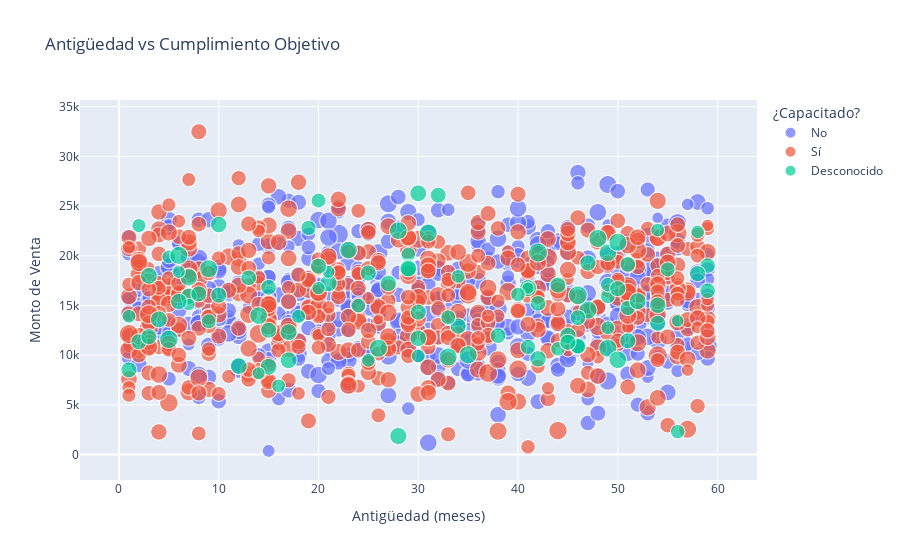

The cell this chart's notebook holds for it:
### Code cell
# Filtrar valores negativos en '% Cumplimiento Objetivo'
df_scatter_pos = df_scatter[df_scatter['% Cumplimiento Objetivo'] >= 0].copy()

fig3 = px.scatter(df_scatter_pos,
                  x='Antigüedad del Asesor (meses)',
                  y='Monto de Venta',
                  color='¿Capacitado?',
                  size='% Cumplimiento Objetivo',
                  hover_name='Asesor',
                  title='Antigüedad vs Cumplimiento Objetivo',
                  labels={
                      'Antigüedad del Asesor (meses)': 'Antigüedad (meses)',
                      '% Cumplimiento Objetivo': '% Cumplimiento Objetivo',
                      '¿Capacitado?': '¿Capacitado?'
                  },
                  size_max=20)
fig3.show()

### Figure 1 — Plotly figure (JSON) as saved in the notebook; plotly's stock layout.template omitted (floating-point values rounded to 4 significant figures; data arrays with more than 128 entries replaced by an {"elided": "..."} marker saying what was removed)
{"data": [{"hovertemplate": "<b>%{hovertext}</b><br><br>¿Capacitado?=No<br>Antigüedad (meses)=%{x}<br>Monto de Venta=%{y}<br>% Cumplimiento Objetivo=%{marker.size}<extra></extra>", "hovertext": {"elided": "522 str values"}, "legendgroup": "No", "marker": {"color": "#636efa", "size": {"elided": "522 float values"}, "sizemode": "area", "sizeref": 0.3479, "symbol": "circle"}, "mode": "markers", "name": "No", "showlegend": true, "type": "scattergl", "x": {"elided": "522 int values"}, "xaxis": "x", "y": {"elided": "522 float values"}, "yaxis": "y"}, {"hovertemplate": "<b>%{hovertext}</b><br><br>¿Capacitado?=Sí<br>Antigüedad (meses)=%{x}<br>Monto de Venta=%{y}<br>% Cumplimiento Objetivo=%{marker.size}<extra></extra>", "hovertext": {"elided": "532 str values"}, "legendgroup": "Sí", "marker": {"color": "#EF553B", "size": {"elided": "532 float values"}, "sizemode": "area", "sizeref": 0.3479, "symbol": "circle"}, "mode": "markers", "name": "Sí", "showlegend": true, "type": "scattergl", "x": {"elided": "532 int values"}, "xaxis": "x", "y": {"elided": "532 float values"}, "yaxis": "y"}, {"hovertemplate": "<b>%{hovertext}</b><br><br>¿Capacitado?=Desconocido<br>Antigüedad (meses)=%{x}<br>Monto de Venta=%{y}<br>% Cumplimiento Objetivo=%{marker.size}<extra></extra>", "hovertext": ["A19", "A7", "A23", "A23", "A15", "A46", "A32", "A14", "A33", "A12", "A35", "A8", "A27", "A20", "A27", "A42", "A1", "A8", "A32", "A10", "A37", "A4", "A34", "A34", "A24", "A15", "A24", "A42", "A30", "A43", "A38", "A10", "A8", "A20", "A29", "A4", "A7", "A7", "A35", "A39", "A14", "A15", "A12", "A40", "A46", "A5", "A16", "A2", "A24", "A24", "A39", "A20", "A12", "A31", "A13", "A27", "A28", "A15", "A5", "A2", "A27", "A20", "A25", "A37", "A2", "A4", "A25", "A16", "A23", "A16", "A31", "A23", "A12", "A34", "A20", "A25", "A37", "A40", "A45", "A31", "A13", "A24", "A37", "A19", "A38", "A17", "A45", "A26", "A47", "A15", "A22", "A15", "A14", "A41", "A47", "A20", "A25", "A10", "A44", "A10"], "legendgroup": "Desconocido", "marker": {"color": "#00cc96", "size": [108.3, 111.3, 84.92, 82.45, 100.8, 66.07, 66.31, 98.96, 72.95, 99.78, 88.72, 66.17, 88.57, 79.06, 72.61, 54.11, 114.9, 66.59, 111.1, 95.7, 108.0, 95.58, 79.19, 85.5, 96.65, 100.7, 64.56, 70.73, 114.0, 91.67, 83.77, 77.4, 91.16, 111.3, 91.61, 105.7, 114.0, 105.1, 85.45, 90.45, 66.7, 111.0, 116.5, 89.02, 108.7, 90.87, 52.82, 94.54, 101.8, 73.48, 84.56, 89.67, 60.28, 121.3, 92.12, 110.7, 102.5, 115.3, 108.8, 94.18, 91.32, 92.63, 70.58, 95.62, 93.17, 74.12, 64.27, 111.5, 123.1, 88.14, 104.1, 86.56, 84.3, 83.0, 95.4, 67.32, 73.9, 98.36, 88.67, 81.82, 98.84, 59.26, 84.27, 82.99, 56.05, 67.12, 89.85, 75.99, 59.54, 90.18, 72.84, 93.7, 75.46, 91.51, 93.29, 99.39, 114.8, 89.7, 92.01, 59.07], "sizemode": "area", "sizeref": 0.3479, "symbol": "circle"}, "mode": "markers", "name": "Desconocido", "showlegend": true, "type": "scattergl", "x": [49, 49, 13, 51, 17, 16, 25, 4, 29, 3, 32, 30, 10, 49, 24, 56, 35, 58, 26, 27, 23, 7, 9, 38, 30, 52, 49, 18, 33, 2, 59, 20, 3, 47, 1, 29, 31, 41, 59, 30, 5, 50, 5, 47, 50, 44, 41, 30, 21, 40, 15, 54, 20, 42, 34, 28, 7, 9, 14, 54, 8, 42, 2, 45, 46, 56, 34, 6, 46, 51, 28, 42, 51, 19, 10, 54, 44, 12, 25, 41, 15, 6, 46, 46, 7, 1, 15, 55, 21, 20, 49, 6, 33, 58, 29, 17, 48, 50, 45, 14], "xaxis": "x", "y": [20310.0, 10700.0, 17780.0, 14750.0, 9489.0, 6911.0, 9492.0, 13600.0, 20140.0, 17990.0, 26090.0, 9919.0, 16040.0, 15920.0, 14980.0, 13460.0, 10040.0, 22400.0, 10700.0, 17220.0, 20570.0, 15920.0, 13410.0, 11960.0, 26280.0, 15430.0, 12760.0, 13900.0, 9815.0, 11360.0, 19010.0, 25550.0, 11860.0, 14540.0, 8520.0, 18790.0, 22300.0, 16750.0, 16490.0, 14330.0, 19890.0, 21360.0, 11600.0, 19280.0, 9540.0, 17050.0, 16740.0, 11700.0, 17240.0, 16110.0, 16830.0, 13210.0, 16750.0, 20320.0, 12920.0, 22530.0, 17830.0, 18700.0, 13980.0, 15020.0, 16170.0, 9640.0, 23040.0, 11980.0, 10900.0, 2313.0, 17930.0, 20040.0, 16030.0, 11460.0, 1866.0, 15210.0, 19140.0, 22800.0, 23140.0, 22590.0, 10640.0, 8909.0, 18270.0, 10830.0, 8838.0, 18390.0, 13770.0, 10900.0, 15100.0, 13910.0, 12510.0, 18630.0, 18390.0, 18950.0, 17100.0, 15400.0, 13800.0, 18200.0, 18690.0, 12310.0, 21750.0, 16690.0, 11300.0, 8179.0], "yaxis": "y"}], "layout": {"legend": {"itemsizing": "constant", "title": {"text": "¿Capacitado?"}, "tracegroupgap": 0}, "title": {"text": "Antigüedad vs Cumplimiento Objetivo"}, "xaxis": {"anchor": "y", "domain": [0, 1], "title": {"text": "Antigüedad (meses)"}}, "yaxis": {"anchor": "x", "domain": [0, 1], "title": {"text": "Monto de Venta"}}}}
